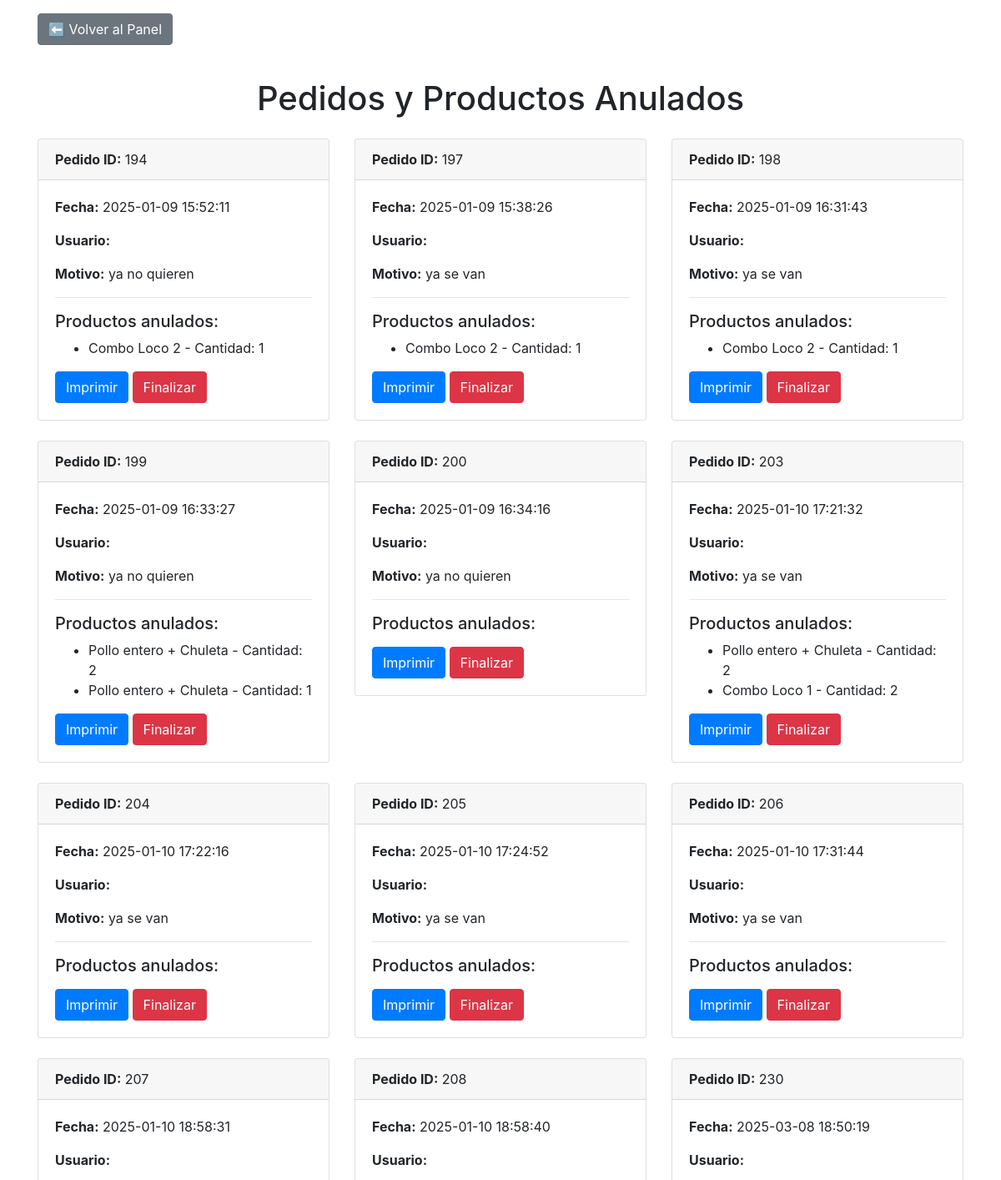
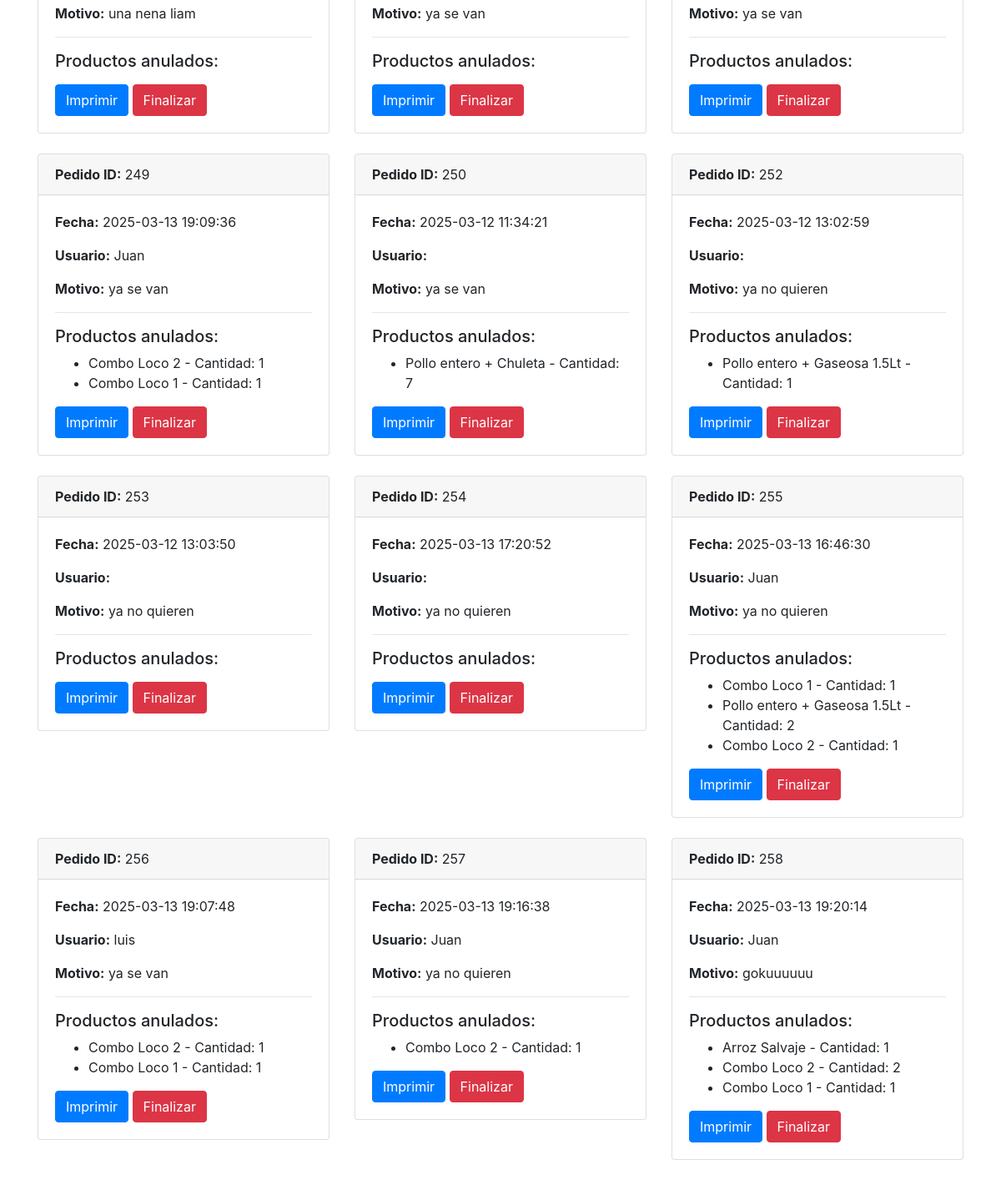
Screenshot of /PAGINAS/gestionaranulados.php (signed in) with the database file from the repository (2 pictures, top to bottom).
### tables this page shows
CREATE TABLE `pedidos_anulados` (
  `id` int(11) NOT NULL,
  `pedido_id` int(11) NOT NULL,
  `producto_id` int(11) DEFAULT NULL,
  `cantidad_anulada` int(11) DEFAULT NULL,
  `motivo` text NOT NULL,
  `usuario_id` int(11) DEFAULT NULL,
  `fecha_anulacion` datetime DEFAULT current_timestamp()
);

CREATE TABLE `productos` (
  `id` int(11) NOT NULL,
  `nombre` varchar(100) NOT NULL,
  `precio` decimal(10,2) NOT NULL,
  `categoria` varchar(50) NOT NULL,
  `descripcion` text DEFAULT NULL
);

CREATE TABLE `usuarios` (
  `id` int(11) NOT NULL,
  `nombre` varchar(100) NOT NULL,
  `apellido` varchar(100) NOT NULL,
  `username` varchar(50) NOT NULL,
  `password` varchar(255) NOT NULL,
  `rol_id` int(11) DEFAULT NULL,
  `documento` varchar(20) NOT NULL,
  `fecha_creacion` date DEFAULT curdate(),
  `estado` enum('Activo','Inactivo') NOT NULL DEFAULT 'Activo'
);

### PAGINAS/gestionaranulados.php (the view, shortened to what this page needs)
<?php
$servername = "localhost";
$username = "root";
$password = "";
$dbname = "polleria";
$conn = new mysqli($servername, $username, $password, $dbname);
$sqlRol = "SELECT rol_id FROM usuarios WHERE username = ?";
$stmtRol = $conn->prepare($sqlRol);
$stmtRol->bind_param("s", $_SESSION['username']);
$stmtRol->execute();
$resultRol = $stmtRol->get_result();
$rol_id = ($resultRol->num_rows > 0) ? $resultRol->fetch_assoc()['rol_id'] : 0;
$sql = "SELECT pa.id, pa.pedido_id, pa.producto_id, p.nombre AS producto_nombre,
               pa.cantidad_anulada, pa.motivo, pa.fecha_anulacion,
               u.nombre AS usuario
        FROM pedidos_anulados pa
        LEFT JOIN usuarios u ON pa.usuario_id = u.id
        LEFT JOIN productos p ON pa.producto_id = p.id
        ORDER BY pa.pedido_id, pa.fecha_anulacion DESC";
$resultPedidos = $conn->query($sql);
$pedidosAgrupados = [];
while ($row = $resultPedidos->fetch_assoc()) {
    $pedido_id = $row['pedido_id'];
    if (!isset($pedidosAgrupados[$pedido_id])) {
        $pedidosAgrupados[$pedido_id] = [
            "fecha_anulacion" => $row['fecha_anulacion'],
            "motivo" => $row['motivo'],
            "usuario" => $row['usuario'],
            "productos" => []
        ];
    }
    if (!empty($row['producto_nombre'])) {
        $pedidosAgrupados[$pedido_id]["productos"][] = [
            "nombre" => $row['producto_nombre'],
            "cantidad" => $row['cantidad_anulada']
        ];
    }
}
?>
<!DOCTYPE html>
<html lang="es">
<head>
    <link rel="stylesheet" href="https://maxcdn.bootstrapcdn.com/bootstrap/4.5.2/css/bootstrap.min.css">
</head>
<body>
<div class="container">
        <?php if ($rol_id == 1 || $rol_id == 3): ?>
            <button onclick="window.location.href='<?php echo ($rol_id == 1) ? 'paneladministrador.php' : 'panelcajero.php'; ?>'"
                    class="btn btn-secondary my-3">
                ⬅ Volver al Panel
            </button>
        <?php endif; ?>
        <h1 class="my-4 text-center">Pedidos y Productos Anulados</h1>
        <div class="row">
            <?php if (!empty($pedidosAgrupados)): ?>
                <?php foreach ($pedidosAgrupados as $pedido_id => $pedido): ?>
                    <div class="col-md-4 mb-4 pedido-card" id="pedido-<?php echo $pedido_id; ?>" data-pedido-id="<?php echo $pedido_id; ?>">
                        <div class="card">
                            <div class="card-header">
                                <strong>Pedido ID:</strong> <?php echo htmlspecialchars($pedido_id); ?>
                            </div>
                            <div class="card-body">
                                <p><strong>Fecha:</strong> <?php echo htmlspecialchars($pedido['fecha_anulacion']); ?></p>
                                <p><strong>Usuario:</strong> <?php echo htmlspecialchars($pedido['usuario']); ?></p>
                                <p><strong>Motivo:</strong> <?php echo htmlspecialchars($pedido['motivo']); ?></p>
                                <hr>
                                <h5>Productos anulados:</h5>
                                <ul>
                                    <?php foreach ($pedido['productos'] as $producto): ?>
                                        <li><?php echo htmlspecialchars($producto['nombre']); ?> - Cantidad: <?php echo htmlspecialchars($producto['cantidad']); ?></li>
                                    <?php endforeach; ?>
                                </ul>
                                <button class="btn btn-primary" onclick="imprimirPedido(<?php echo $pedido_id; ?>)">Imprimir</button>
                                <button class="btn btn-danger" onclick="eliminarPedido(<?php echo $pedido_id; ?>)">Finalizar</button>
                            </div>
                        </div>
                    </div>
                <?php endforeach; ?>
            <?php else: ?>
                <div class="col-12 text-center">
                    <p>No hay pedidos anulados.</p>
                </div>
            <?php endif; ?>
        </div>
    </div>
</body>
</html>

### rows the page displays
pedidos_anulados: pedido_id "194", fecha_anulacion "2025-01-09 15:52:11", motivo "ya no quieren", nombre "Combo Loco 2", cantidad "1"
pedidos_anulados: pedido_id "197", fecha_anulacion "2025-01-09 15:38:26", motivo "ya se van", nombre "Combo Loco 2", cantidad "1"
pedidos_anulados: pedido_id "198", fecha_anulacion "2025-01-09 16:31:43", motivo "ya se van", nombre "Combo Loco 2", cantidad "1"
pedidos_anulados: pedido_id "199", fecha_anulacion "2025-01-09 16:33:27", motivo "ya no quieren", nombre "Pollo entero + Chuleta", cantidad "2"
pedidos_anulados: producto.nombre "Pollo entero + Chuleta", cantidad_anulada "1"
pedidos_anulados: pedido_id "200", fecha_anulacion "2025-01-09 16:34:16", motivo "ya no quieren"
pedidos_anulados: pedido_id "203", fecha_anulacion "2025-01-10 17:21:32", motivo "ya se van", nombre "Pollo entero + Chuleta", cantidad "2"
pedidos_anulados: producto.nombre "Combo Loco 1", cantidad_anulada "2"
pedidos_anulados: pedido_id "204", fecha_anulacion "2025-01-10 17:22:16", motivo "ya se van"
pedidos_anulados: pedido_id "205", fecha_anulacion "2025-01-10 17:24:52", motivo "ya se van"
pedidos_anulados: pedido_id "206", fecha_anulacion "2025-01-10 17:31:44", motivo "ya se van"
pedidos_anulados: pedido_id "207", fecha_anulacion "2025-01-10 18:58:31", motivo "una nena liam"
pedidos_anulados: pedido_id "208", fecha_anulacion "2025-01-10 18:58:40", motivo "ya se van"
pedidos_anulados: pedido_id "230", fecha_anulacion "2025-03-08 18:50:19", motivo "ya se van"
pedidos_anulados: pedido_id "249", fecha_anulacion "2025-03-13 19:09:36", usuario.nombre "Juan", motivo "ya se van", nombre "Combo Loco 2", cantidad "1", nombre "Combo Loco 1"
pedidos_anulados: pedido_id "250", fecha_anulacion "2025-03-12 11:34:21", motivo "ya se van"
pedidos_anulados: producto.nombre "Pollo entero + Chuleta", cantidad_anulada "7"
pedidos_anulados: pedido_id "252", fecha_anulacion "2025-03-12 13:02:59", motivo "ya no quieren"
pedidos_anulados: producto.nombre "Pollo entero + Gaseosa 1.5Lt", cantidad_anulada "1"
pedidos_anulados: pedido_id "253", fecha_anulacion "2025-03-12 13:03:50", motivo "ya no quieren"
pedidos_anulados: pedido_id "254", fecha_anulacion "2025-03-13 17:20:52", motivo "ya no quieren"
pedidos_anulados: pedido_id "255", fecha_anulacion "2025-03-13 16:46:30", usuario.nombre "Juan", motivo "ya no quieren", nombre "Combo Loco 1", cantidad "1", nombre "Combo Loco 2"
pedidos_anulados: producto.nombre "Pollo entero + Gaseosa 1.5Lt", cantidad_anulada "2"
pedidos_anulados: pedido_id "256", fecha_anulacion "2025-03-13 19:07:48", usuario.nombre "luis", motivo "ya se van", nombre "Combo Loco 2", cantidad "1", nombre "Combo Loco 1"
pedidos_anulados: pedido_id "257", fecha_anulacion "2025-03-13 19:16:38", usuario.nombre "Juan", motivo "ya no quieren", nombre "Combo Loco 2", cantidad "1"
pedidos_anulados: pedido_id "258", fecha_anulacion "2025-03-13 19:20:14", usuario.nombre "Juan", motivo "gokuuuuuu", producto.nombre "Arroz Salvaje", cantidad_anulada "1", nombre "Combo Loco 1", cantidad "1"
pedidos_anulados: producto.nombre "Combo Loco 2", cantidad_anulada "2"
